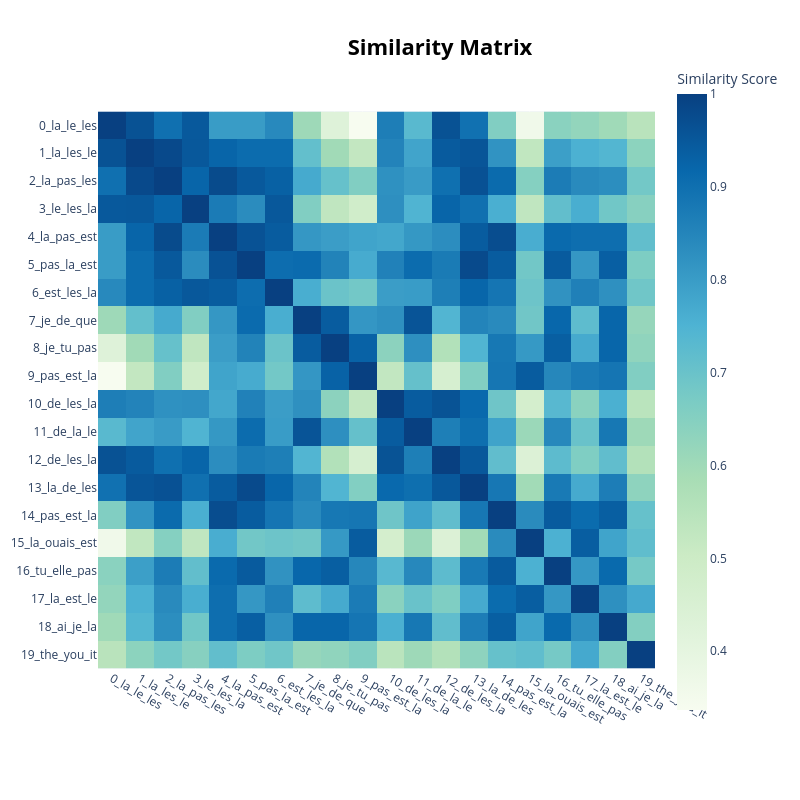

Notebook cell for this chart:
### Code cell
topic_model.visualize_heatmap()

### Figure 1 — Plotly figure (JSON) as saved in the notebook; plotly's stock layout.template omitted (floating-point values rounded to 4 significant figures; data arrays with more than 128 entries replaced by an {"elided": "..."} marker saying what was removed)
{"data": [{"coloraxis": "coloraxis", "hovertemplate": "x: %{x}<br>y: %{y}<br>Similarity Score: %{z}<extra></extra>", "name": "0", "type": "heatmap", "x": ["0_la_le_les", "1_la_les_le", "2_la_pas_les", "3_le_les_la", "4_la_pas_est", "5_pas_la_est", "6_est_les_la", "7_je_de_que", "8_je_tu_pas", "9_pas_est_la", "10_de_les_la", "11_de_la_le", "12_de_les_la", "13_la_de_les", "14_pas_est_la", "15_la_ouais_est", "16_tu_elle_pas", "17_la_est_le", "18_ai_je_la", "19_the_you_it"], "xaxis": "x", "y": ["0_la_le_les", "1_la_les_le", "2_la_pas_les", "3_le_les_la", "4_la_pas_est", "5_pas_la_est", "6_est_les_la", "7_je_de_que", "8_je_tu_pas", "9_pas_est_la", "10_de_les_la", "11_de_la_le", "12_de_les_la", "13_la_de_les", "14_pas_est_la", "15_la_ouais_est", "16_tu_elle_pas", "17_la_est_le", "18_ai_je_la", "19_the_you_it"], "yaxis": "y", "z": {"elided": "20x20 float values"}}], "layout": {"coloraxis": {"colorbar": {"title": {"text": "Similarity Score"}}, "colorscale": [[0, "rgb(247,252,240)"], [0.125, "rgb(224,243,219)"], [0.25, "rgb(204,235,197)"], [0.375, "rgb(168,221,181)"], [0.5, "rgb(123,204,196)"], [0.625, "rgb(78,179,211)"], [0.75, "rgb(43,140,190)"], [0.875, "rgb(8,104,172)"], [1, "rgb(8,64,129)"]]}, "height": 800, "hoverlabel": {"bgcolor": "white", "font": {"family": "Rockwell", "size": 16}}, "legend": {"title": {"text": "Trend"}}, "margin": {"t": 60}, "showlegend": true, "title": {"font": {"color": "Black", "size": 22}, "text": "<b>Similarity Matrix</b>", "x": 0.55, "xanchor": "center", "y": 0.95, "yanchor": "top"}, "width": 800, "xaxis": {"anchor": "y", "constrain": "domain", "domain": [0, 1], "scaleanchor": "y"}, "yaxis": {"anchor": "x", "autorange": "reversed", "constrain": "domain", "domain": [0, 1]}}}
